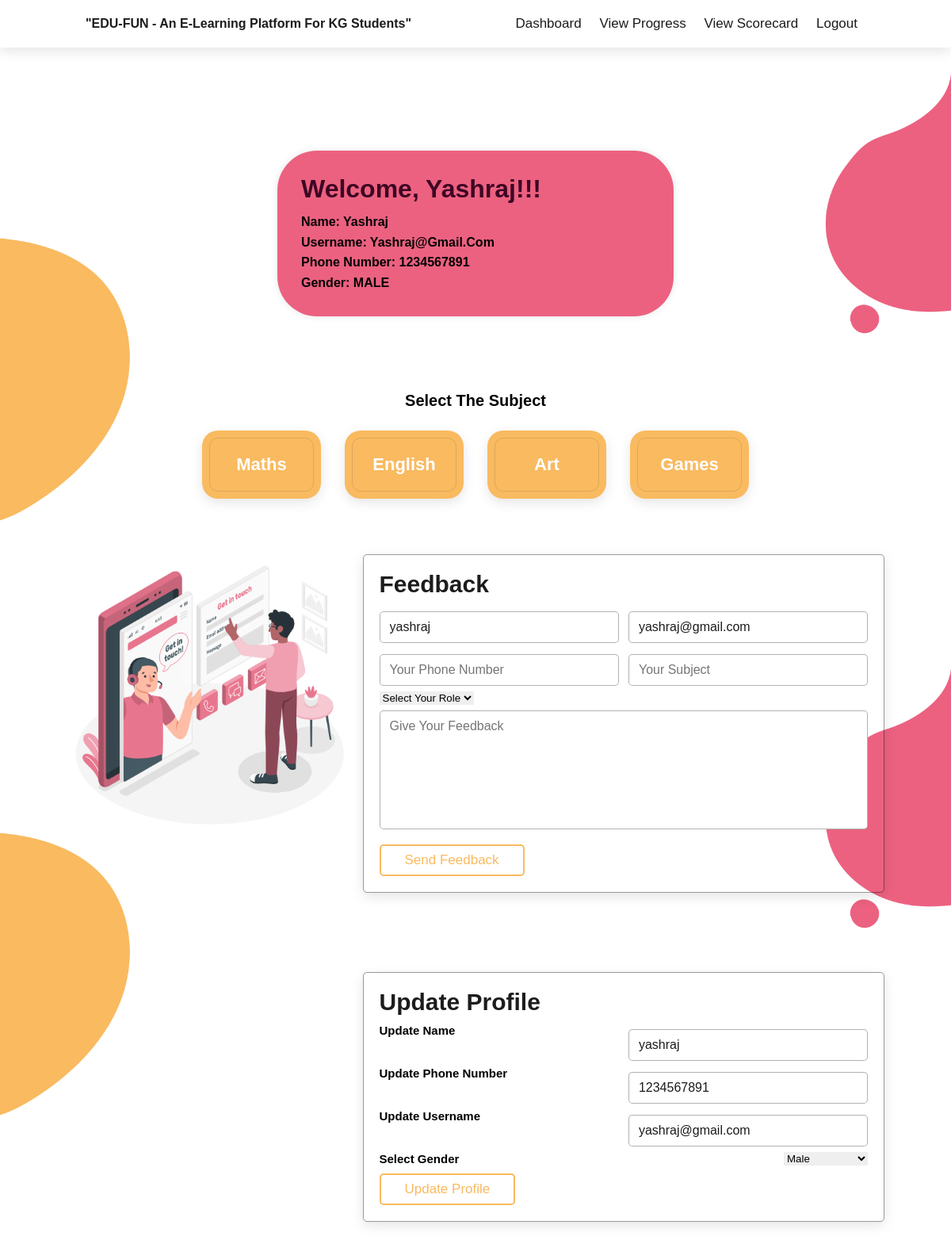
The page /student_dashboard.php (signed in) on the database its author committed.
### tables this page shows
CREATE TABLE `user` (
  `uid` int(11) NOT NULL,
  `name` varchar(255) NOT NULL,
  `phone` bigint(20) NOT NULL,
  `email` varchar(255) NOT NULL,
  `password` varchar(255) NOT NULL,
  `status` int(11) NOT NULL,
  `gender` enum('MALE','FEMALE') NOT NULL
);

### student_dashboard.php (the view, shortened to what this page needs)
<?php
include 'connect.php';
$email = $_SESSION['email'];
$sql = "SELECT * FROM user WHERE email = :email";
$stmt = $conn->prepare($sql);
$stmt->bindParam(':email', $email, PDO::PARAM_STR);
$stmt->execute();
$student = $stmt->fetch(PDO::FETCH_ASSOC);
?>
<!DOCTYPE html>
<html lang="en">
<head>
    <link rel="stylesheet" href="css/dashboard.css">
    <link rel="stylesheet" href="/edufun/style.css">
</head>
<body>
<header class="header">
    <a href="#" class="logo"> <i class="fas fa-school"></i><marquee>"EDU-FUN - An E-Learning Platform For KG Students"</marquee></a>
    <nav class="navbar">
        <a href="student_dashboard.php">Dashboard</a>
        <a href="stu_progress.php">View Progress</a>
        <a href="stud_scorecard.php">View Scorecard</a>
        <a href="logout.php">Logout</a>
    </nav>
</header>
<div class="main">
    <div class="dashboard-container">
        <h1>Welcome, <?php echo htmlspecialchars($student['name']); ?>!!!</h1>
        <p>Name: <?php echo htmlspecialchars($student['name']); ?></p>
        <p>Username: <?php echo htmlspecialchars($student['email']); ?></p>
        <p>Phone Number: <?php echo htmlspecialchars($student['phone']); ?></p>
        <p>Gender: <?php echo htmlspecialchars($student['gender']); ?></p>
    </div>
    <p class="p">Select the subject</p><br><br>
    <div class="sdashboard">
        <div class="box"><a href="mathsdash.php">Maths</a></div>
        <div class="box"><a href="englishdash.php">English</a></div>
        <div class="box"><a href="artdash.php">Art</a></div>
        <div class="box"><a href="NextGame.html">Games</a></div>
    </div>
    <section class="contact" id="contact">
        <div class="row">
            <div class="image">
                <img src="images/contact.gif" alt="">
            </div>
            <form action="" method="POST">
                <h3>Feedback</h3>
                <div class="inputBox">
                    <input type="text" name="name" value="<?php echo htmlspecialchars($student['name']); ?>" placeholder="Your Name" required>
                    <input type="email" name="email" value="<?php echo htmlspecialchars($student['email']); ?>" placeholder="Your Email" required>
                </div>
                <div class="inputBox">
                    <input type="number" name="number" placeholder="Your Phone Number" required>
                    <input type="text" name="subject" placeholder="Your Subject" required>
                </div>
                <div class="inputBox">
                    <select name="role" required>
                        <option value="" disabled selected>Select your role</option>
                    </select>
                </div>
                <textarea name="feedback" placeholder="Give Your Feedback" required></textarea>
                <input type="submit" name="submit_feedback" value="Send Feedback" class="btn">
            </form>
        </div>
    </section>
    <section class="contact" id="update">
        <div class="row">
            <div class="image">
            </div>
            <form action="" method="POST">
                <h3>Update Profile</h3>
                <div class="inputBox">
                    <h2>Update Name</h2>
                    <input type="text" name="update_name" value="<?php echo htmlspecialchars($student['name']); ?>" placeholder="Your Name" required>
                </div>
                <div class="inputBox">
                    <h2>Update Phone Number</h2>
                    <input type="text" name="update_phone" value="<?php echo htmlspecialchars($student['phone']); ?>" placeholder="Your Phone Number" required>
                </div>
                <div class="inputBox">
                    <h2>Update Username</h2>
                    <input type="text" name="update_email" value="<?php echo htmlspecialchars($student['email']); ?>" placeholder="Your Username" required>
                </div>
                <div class="inputBox">
                    <h2>Select Gender</h2>
                    <select name="update_gender" required>
                        <option value="Male" <?php if($student['gender'] == 'Male') echo 'selected'; ?>>Male</option>
                    </select>
                </div>
                <input type="submit" name="update_profile" value="Update Profile" class="btn">
            </form>
        </div>
    </section>
</div>
</body>
</html>

### css/dashboard.css (style rules this page uses)
body { font-family: Arial, sans-serif; background: url('../images/teacher-bg.png'); margin: 0; padding: 0; background-size: 100%; height: 120vh; }
.dashboard-container { background-color: #ec6180; align-self: auto; margin : 190px auto 90px auto; padding: 30px; max-width: 500px; border-radius: 50px; box-shadow: 0 0 10px rgba(0, 0, 0, 0.1); }
h1 { color: #3e0624; font-size: 32px; margin-bottom: 10px; }
p { color: #030303; font-size: 16px; line-height: 1.6; font-weight: bold; }
a { text-decoration: none; color: #007bff; font-size: 16px; transition: color 0.3s ease; }
.sdashboard { display: flex; justify-content: center; gap: 30px; align-items: center; flex-direction: row; }
.sdashboard .box { padding:3rem 2rem; text-align: center; box-shadow: var(--box-shadow); border-radius: 2rem; outline: .1rem solid rgba(0,0,0,.1); outline-offset: -1rem; width: 150px; background-color: #f9ba60; }
.sdashboard .box a { height: 8rem; font-size: 2.2rem; font-weight: bold; padding: 2rem 0; color: white; }
.p { font-size: 20px; text-align:center ; }

### style.css (style rules this page uses)
:root { --orange:#f9ba60; --pink:#e9768f; --black: #1d1c1c; --white: #fff; --light-color:#666; --box-shadow:0 .5rem 1.5rem rgba(0,0,0,.1); }
* { font-family: 'Poppins', sans-serif; margin: 0; padding: 0; box-sizing: border-box; outline: none; border: none; text-decoration: none; text-transform: capitalize; transition: all .2s linear; }
html { font-size: 62.5%; overflow-x: hidden; scroll-behavior: smooth; }
section { padding: 3rem 7%; }
.btn { font-size: 1.7rem; margin-top: 1rem; display: inline-block; padding: .8rem 3rem; border-radius: .5rem; border: .2rem solid var(--orange); color: var(--orange); background: none; cursor: pointer; }
.header { position: fixed; top: 0; left: 0; right: 0; z-index: 1000; display: flex; align-items: center; justify-content: space-between; padding: 2rem 9%; background: var(--white); box-shadow: var(--box-shadow); }
.header .logo { font-size: 120 rem; font-weight: bolder; color: var(--black); }
.header .navbar a { font-size: 1.7rem; margin: 0 1rem; color: var(--black); }
.contact .row { display: flex; flex-wrap: wrap; gap: 1.5rem; margin-top: 4rem; }
.contact .row .image { flex: 1 1 20rem; }
.contact .row .image img { width: 100%; }
.contact .row form { flex: 1 1 50rem; padding: 2rem; border: 0.1rem solid rgba(0,0,0,.4); box-shadow: var(--box-shadow); border-radius: .5rem; }
.contact .row form h3 { font-size: 3rem; padding-bottom: 1rem; color: var(--black); }
.contact .row form .inputBox { display: flex; flex-wrap: wrap; justify-content: space-between; }
.contact .row form .inputBox input { width: 49%; }
.contact .row form .inputBox input, .contact .row form textarea { font-size: 1.6rem; border: 0.1rem solid rgba(0,0,0,.3); border-radius: 0.5rem; padding: 1rem 1.2rem; color: var(--black); margin: .7rem 0; }
.contact .row form textarea { height: 15rem; width: 100%; resize: none; }
input, textarea { text-transform: none; }

### rows shown on the page
user: name "Yashraj", email "Yashraj@gmail.com", phone "1234567891", gender "MALE", name "yashraj", email "yashraj@gmail.com", update_name "yashraj", update_phone "1234567891", update_email "yashraj@gmail.com"
